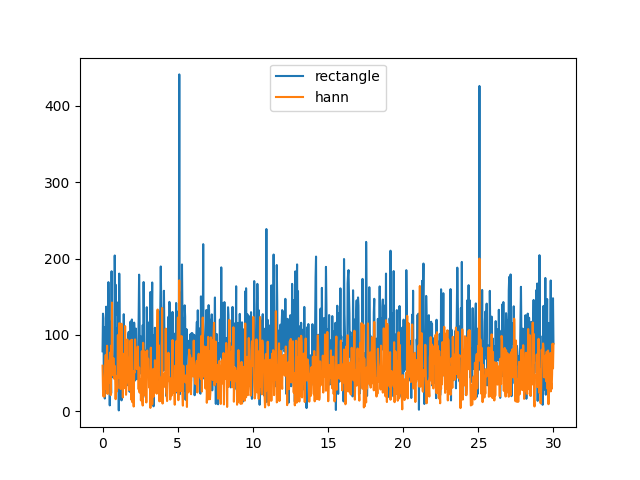

Reproduce this figure in Python.
from typing import Callable

import matplotlib.pyplot as plt
import numpy as np


def window_fourier(
    f: Callable[[float], float], h: Callable[[float], float], a: float, b: float, n: int
) -> Callable[[float], float]:
    """
    Returns a function that is the windowed Fourier series of f with window h and n terms.

    Args:
        f (Callable[[float], float]): The function to approximate.
        h (Callable[[float], float]): The window function.
        a (float): The lower bound of the interval.
        b (float): The upper bound of the interval.
        n (int): The number of terms in the Fourier series.

    Returns:
        Callable[[float], float]: The windowed Fourier series of f with window h and n terms.

    """
    return lambda w: sum(f(t) * h(t) * np.exp(-1j * w * t) for t in np.linspace(a, b, n))


if __name__ == "__main__":
    print("f(t) = a_0 * sin(w_0 * t) + a_1 * sin(w_1 * t) for t in [0, T]")
    print("a_0 = 1,  a_1 = 0.002,  w_0 = 5.1,  w_1 = 25.5,  T = 2 * pi")
    print("for rectangle window h(t) = 1")
    print("for hann window h(t) = 0.5 * (1 - cos(2 * pi * t))")

    def f(t: float) -> float:
        return np.sin(5.1 * t) + 0.002 * np.sin(25.5 * t) + np.random.uniform(-5, 5)

    def rectangle(t: float) -> float:  # pylint: disable=unused-argument
        return 1

    def hann(t: float) -> float:
        return 0.5 * (1 - np.cos(2 * np.pi * t))

    a = 0
    b = 100 * np.pi
    n = 1000

    w = np.linspace(0, 30, 1000)

    plt.plot(w, np.abs(window_fourier(f, rectangle, a, b, n)(w)), label="rectangle")
    plt.plot(w, np.abs(window_fourier(f, hann, a, b, n)(w)), label="hann")
    plt.legend()
    plt.savefig("lesson_12/fourier.png")
